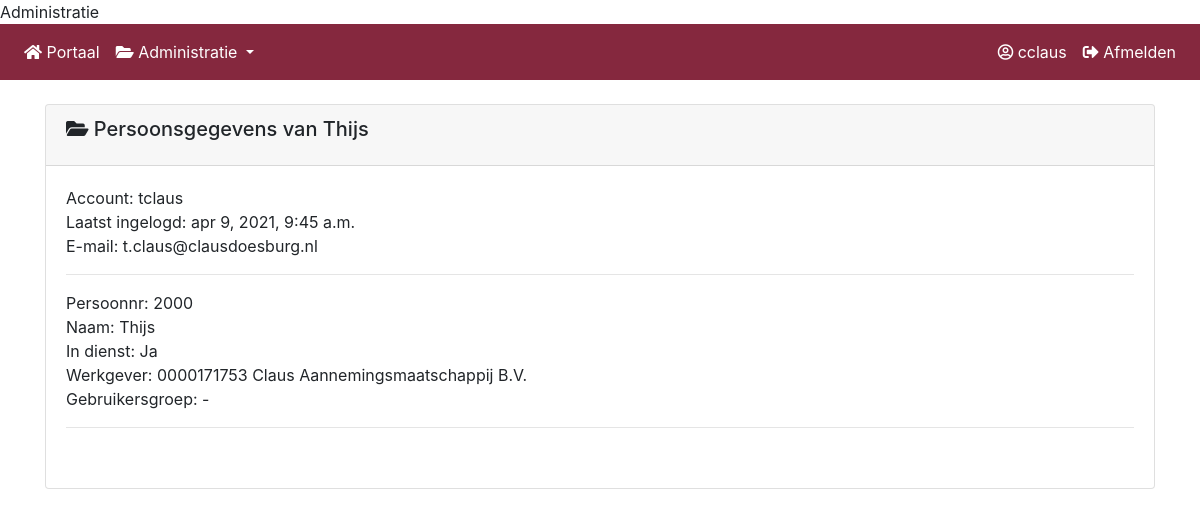
The page /persoon_details/2/ (signed in) on the database its author committed.
### claus_personen/models.py (models this page shows)
class Personen(models.Model):
    in_dienst_status = (('Ja','Ja'),('Nee','Nee'),)
    goedkeurder_status  = (('Ja','Ja'),('Nee','Nee'),)
    persoonnr = models.CharField(max_length=30)
    naam = models.CharField(max_length=100)
    administratie_werkgever = models.ForeignKey(BedrijfsAdministratie, on_delete=models.CASCADE)
    in_dienst_status = models.CharField(max_length=200, choices=in_dienst_status)
    persoon_guid = models.CharField(max_length=100)
    gebruikersgroep  = models.ForeignKey(Group, on_delete=models.CASCADE)
    account = models.ForeignKey(User, on_delete=models.CASCADE)
    class Meta:
        verbose_name_plural = "Personen"
    def __str__(self):
        return self.naam

### claus_administratie/models.py (models this page shows)
class BedrijfsAdministratie(models.Model):
    bedrijfs_status = (('Actief','Actief'),
                        ('Inactief','Inactief'),)
    bedrijfsnummer = models.CharField(max_length=10)
    bedrijfsnaam = models.CharField(max_length=200)
    kvk_nummer = models.CharField(max_length=200)
    vestigings_nummer = models.CharField(max_length=200)
    straatnaam_nummer = models.CharField(max_length=200)
    postcode = models.CharField(max_length=200)
    plaats = models.CharField(max_length=200)
    omschrijving = models.CharField(max_length=200)
    status = models.CharField(max_length=200, choices=bedrijfs_status)
    class Meta:
        verbose_name_plural = "Bedrijven"
    def __str__(self):
        return self.bedrijfsnummer + " " + self.bedrijfsnaam

### claus_personen/views.py (the view)
# urls.py: path('persoon_details/<int:pk>/', views.PersoonDetails.as_view(), name='persoon_details'),
class PersoonDetails(DetailView):
    model = Personen
    fields = (   'persoonnr',
                  'naam',
                  'in_dienst_status',
                  'administratie_werkgever',
                  'gebruikersgroep',
                  'account',
               )
    template_name = 'claus_persoon/persoon_details.html'

### claus_portaal/templatetags/has_group.py (called while the page is built)
@register.filter(name='has_group')
def has_group(user, group_name):
    group = Group.objects.get(name=group_name)
    return True if group in user.groups.all() else False

### claus_personen/templates/claus_persoon/persoon_details.html
{% include "claus_portaal/base.html" %}
{% load crispy_forms_tags %}
{% block content %}
{% if user.is_authenticated %}
<body>
<div class="container">
<br>
<div class="row">
<div class="col-sm-12">
<div class="card">
<div class="card-header">
<h5 class="card-title"><i class="fa fa-folder-open" aria-hidden="true"></i> Persoonsgegevens van  {{ object }}</h5>
</div>
<div class="card-body">
Account: {{ object.account }} <br>
Laatst ingelogd: {{ object.account.last_login }} <br>
E-mail:  {{ object.account.email }}
<hr>
Persoonnr: {{ object.persoonnr }} <br>
Naam: {{ object.naam }} <br>
In dienst: {{ object.in_dienst_status }} <br>
Werkgever: {{ object.administratie_werkgever }} <br>
Gebruikersgroep: -<br>
<hr>
<br>
</div>
</div>
<br>
{% endif %}
{% endblock %}

### claus_portaal/templates/claus_portaal/navbar_administratie.html (shortened to what this page needs)
<nav  class="navbar navbar-chb navbar-expand-lg  justify-content-end ">
    <div  class="collapse navbar-collapse" id="collapsibleNavbar">
      <ul class="navbar-nav mr-auto">
        <li class="nav-item">
          <a class="nav-link" href="{% url 'claus_portaal' %}"><i class="fa fa-home" aria-hidden="true"></i> Portaal </a>
        </li>
        <li class="nav-item dropdown">
          <a class="nav-link dropdown-toggle" id="navbarDropdown" role="button" data-toggle="dropdown" aria-haspopup="true" aria-expanded="false"><i class="fa fa-folder-open" aria-hidden="true"></i>
            Administratie
          </a>
      </li>
    </ul>
        <ul class="navbar-nav my-2 my-lg-0">
              <li>
                <a class="nav-link" href="{% url 'persoon_gegevens' %}"><i class="far fa-user-circle" aria-hidden="true"></i> {{ user.username }}</a>
              </li>
              <li>
                <a class="nav-link" href="{% url 'logout' %}"><i class="fas fa-sign-out-alt" aria-hidden="true"></i> Afmelden</a>
              </li>
        </ul>
    </div>
</nav>

### claus_portaal/templates/claus_portaal/base.html (style rules this page uses)
.navbar-chb { background-color: #85283e; color: #FFFFFF; }
a { color: inherit; }

### rows shown on the page
Personen: naam "Thijs", account "tclaus", account.last_login "apr 9, 2021, 9:45 a.m.", account.email "t.claus@clausdoesburg.nl", persoonnr "2000", in_dienst_status "Ja", administratie_werkgever "0000171753 Claus Aannemingsmaatschappij B.V."

### other values the page prints
{{ user.username }} "cclaus"
